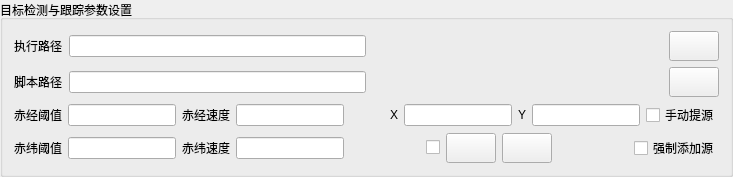
     <widget class="QGroupBox" name="groupBox_3">
      <property name="title">
       <string>目标检测与跟踪参数设置</string>
      </property>
      <layout class="QGridLayout" name="gridLayout_14">
       <item row="0" column="0">
        <layout class="QGridLayout" name="gridLayout">
         <item row="0" column="0">
          <layout class="QHBoxLayout" name="horizontalLayout_6">
           <item>
            <widget class="QLabel" name="label_5">
             <property name="text">
              <string>执行路径</string>
             </property>
            </widget>
           </item>
           <item>
            <widget class="QLineEdit" name="lineEdit_PythonExE"/>
           </item>
           <item>
            <spacer name="horizontalSpacer_9">
             <property name="orientation">
              <enum>Qt::Horizontal</enum>
             </property>
             <property name="sizeHint" stdset="0">
              <size>
               <width>40</width>
               <height>20</height>
              </size>
             </property>
            </spacer>
           </item>
           <item>
            <widget class="QPushButton" name="pushButton_PythonExE">
             <property name="minimumSize">
              <size>
               <width>50</width>
               <height>30</height>
              </size>
             </property>
             <property name="maximumSize">
              <size>
               <width>50</width>
               <height>30</height>
              </size>
             </property>
             <property name="font">
              <font>
               <family>微软雅黑</family>
               <pointsize>12</pointsize>
               <weight>50</weight>
               <italic>false</italic>
               <bold>false</bold>
              </font>
             </property>
             <property name="toolTip">
              <string>图像存储路径选择</string>
             </property>
             <property name="text">
              <string/>
             </property>
             <property name="icon">
              <iconset resource="MainWindow.qrc">
               <normaloff>:/Icon/Resources/doc.png</normaloff>:/Icon/Resources/doc.png</iconset>
             </property>
             <property name="iconSize">
              <size>
               <width>23</width>
               <height>23</height>
              </size>
             </property>
            </widget>
           </item>
          </layout>
         </item>
         <item row="2" column="0">
          <layout class="QHBoxLayout" name="horizontalLayout_8">
           <item>
            <widget class="QLabel" name="label_2">
             <property name="text">
              <string>赤经阈值</string>
             </property>
            </widget>
           </item>
           <item>
            <widget class="QLineEdit" name="lineEdit_RaThresh">
             <property name="toolTip">
              <string>Ra Thresh</string>
             </property>
            </widget>
           </item>
           <item>
            <widget class="QLabel" name="label_3">
             <property name="text">
              <string>赤经速度</string>
             </property>
            </widget>
           </item>
           <item>
            <widget class="QLineEdit" name="lineEdit_RaSpdThresh">
             <property name="toolTip">
              <string>RaSpd Thresh</string>
             </property>
            </widget>
           </item>
           <item>
            <spacer name="horizontalSpacer">
             <property name="orientation">
              <enum>Qt::Horizontal</enum>
             </property>
             <property name="sizeHint" stdset="0">
              <size>
               <width>40</width>
               <height>20</height>
              </size>
             </property>
            </spacer>
           </item>
           <item>
            <widget class="QLabel" name="label_9">
             <property name="text">
              <string>X</string>
             </property>
            </widget>
           </item>
           <item>
            <widget class="QLineEdit" name="lineEdit_TargetXPos">
             <property name="alignment">
              <set>Qt::AlignCenter</set>
             </property>
            </widget>
           </item>
           <item>
            <widget class="QLabel" name="label_10">
             <property name="text">
              <string>Y</string>
             </property>
            </widget>
           </item>
           <item>
            <widget class="QLineEdit" name="lineEdit_TargetYPos">
             <property name="alignment">
              <set>Qt::AlignCenter</set>
             </property>
            </widget>
           </item>
           <item>
            <widget class="QCheckBox" name="checkBox_ManualSource">
             <property name="text">
              <string>手动提源</string>
             </property>
            </widget>
           </item>
          </layout>
         </item>
         <item row="1" column="0">
          <layout class="QHBoxLayout" name="horizontalLayout_7">
           <item>
            <widget class="QLabel" name="label_6">
             <property name="text">
              <string>脚本路径</string>
             </property>
            </widget>
           </item>
           <item>
            <widget class="QLineEdit" name="lineEdit_pyPath"/>
           </item>
           <item>
            <spacer name="horizontalSpacer_10">
             <property name="orientation">
              <enum>Qt::Horizontal</enum>
             </property>
             <property name="sizeHint" stdset="0">
              <size>
               <width>40</width>
               <height>20</height>
              </size>
             </property>
            </spacer>
           </item>
           <item>
            <widget class="QPushButton" name="pushButton_pyPath">
             <property name="minimumSize">
              <size>
               <width>50</width>
               <height>30</height>
              </size>
             </property>
             <property name="maximumSize">
              <size>
               <width>50</width>
               <height>30</height>
              </size>
             </property>
             <property name="font">
              <font>
               <family>微软雅黑</family>
               <pointsize>12</pointsize>
               <weight>50</weight>
               <italic>false</italic>
               <bold>false</bold>
              </font>
             </property>
             <property name="toolTip">
              <string>图像存储路径选择</string>
             </property>
             <property name="text">
              <string/>
             </property>
             <property name="icon">
              <iconset resource="MainWindow.qrc">
               <normaloff>:/Icon/Resources/doc.png</normaloff>:/Icon/Resources/doc.png</iconset>
             </property>
             <property name="iconSize">
              <size>
               <width>23</width>
               <height>23</height>
              </size>
             </property>
            </widget>
           </item>
          </layout>
         </item>
         <item row="3" column="0">
          <layout class="QHBoxLayout" name="horizontalLayout_9">
           <item>
            <widget class="QLabel" name="label">
             <property name="text">
              <string>赤纬阈值</string>
             </property>
            </widget>
           </item>
           <item>
            <widget class="QLineEdit" name="lineEdit_DecThresh">
             <property name="toolTip">
              <string>Dec Thresh</string>
             </property>
            </widget>
           </item>
           <item>
            <widget class="QLabel" name="label_4">
             <property name="text">
              <string>赤纬速度</string>
             </property>
            </widget>
           </item>
           <item>
            <widget class="QLineEdit" name="lineEdit_DecSpdThresh">
             <property name="toolTip">
              <string>DecSpd Thresh</string>
             </property>
            </widget>
           </item>
           <item>
            <spacer name="horizontalSpacer_2">
             <property name="orientation">
              <enum>Qt::Horizontal</enum>
             </property>
             <property name="sizeHint" stdset="0">
              <size>
               <width>40</width>
               <height>20</height>
              </size>
             </property>
            </spacer>
           </item>
           <item>
            <widget class="QCheckBox" name="checkBox_BlobInfoEN">
             <property name="toolTip">
              <string>激活配置文件编辑框</string>
             </property>
             <property name="text">
              <string/>
             </property>
            </widget>
           </item>
           <item>
            <widget class="QPushButton" name="pushButton_BlobInfoReFresh">
             <property name="minimumSize">
              <size>
               <width>50</width>
               <height>30</height>
              </size>
             </property>
             <property name="maximumSize">
              <size>
               <width>30</width>
               <height>16777215</height>
              </size>
             </property>
             <property name="toolTip">
              <string>配置文件参数刷新与加载</string>
             </property>
             <property name="text">
              <string/>
             </property>
             <property name="icon">
              <iconset resource="MainWindow.qrc">
               <normaloff>:/Icon/Icon/clock.png</normaloff>:/Icon/Icon/clock.png</iconset>
             </property>
             <property name="iconSize">
              <size>
               <width>23</width>
               <height>23</height>
              </size>
             </property>
            </widget>
           </item>
           <item>
            <widget class="QPushButton" name="pushButton_BlobInfoSet">
             <property name="minimumSize">
              <size>
               <width>50</width>
               <height>30</height>
              </size>
             </property>
             <property name="maximumSize">
              <size>
               <width>30</width>
               <height>16777215</height>
              </size>
             </property>
             <property name="toolTip">
              <string>配置文件参数设置</string>
             </property>
             <property name="text">
              <string/>
             </property>
             <property name="icon">
              <iconset resource="MainWindow.qrc">
               <normaloff>:/Icon/Resources/Set.png</normaloff>:/Icon/Resources/Set.png</iconset>
             </property>
             <property name="iconSize">
              <size>
               <width>23</width>
               <height>23</height>
              </size>
             </property>
            </widget>
           </item>
           <item>
            <spacer name="horizontalSpacer_8">
             <property name="font">
              <font>
               <family>微软雅黑</family>
               <pointsize>12</pointsize>
               <weight>50</weight>
               <italic>false</italic>
               <bold>false</bold>
              </font>
             </property>
             <property name="orientation">
              <enum>Qt::Horizontal</enum>
             </property>
             <property name="sizeHint" stdset="0">
              <size>
               <width>18</width>
               <height>20</height>
              </size>
             </property>
            </spacer>
           </item>
           <item>
            <widget class="QCheckBox" name="checkBox_AddManualSource">
             <property name="text">
              <string>强制添加源</string>
             </property>
            </widget>
           </item>
          </layout>
         </item>
        </layout>
       </item>
      </layout>
     </widget>
